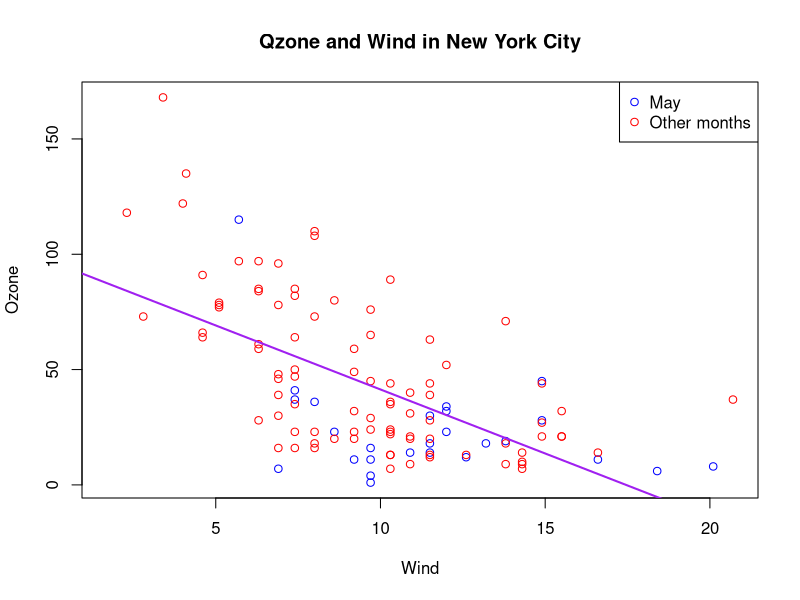
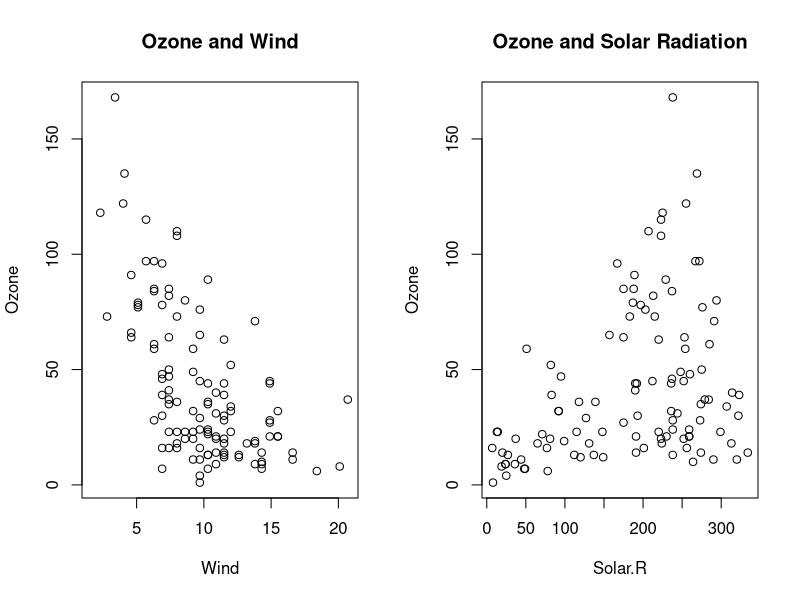
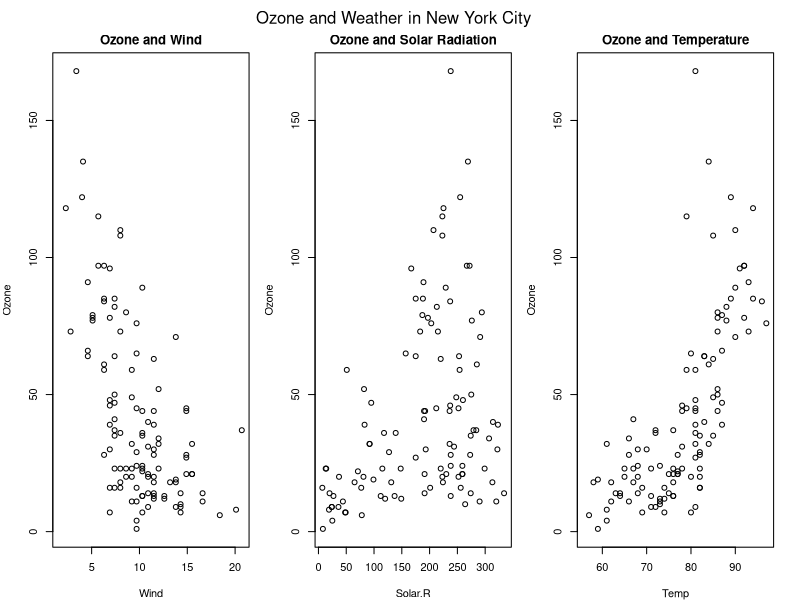

Recreate these plots in R, in order.
## ------------------------ Using base plotting package to plot the airquality data ---------------------------- ## 
## for month of may against all other months 

## Creating a plot, but plotting no points on the plot
with(airquality, plot(Wind, Ozone, main = "Qzone and Wind in New York City",type = "n"))

## Plotting data from month of may in blue 
with(subset(airquality, Month==5), points(Wind, Ozone, col = "blue"))

## Plotting data or all other months other than may in red
with(subset(airquality, Month!=5), points(Wind, Ozone, col = "red"))

## Adding legend to the graph to communicate the information in the graph
legend("topright", pch = 1, col = c("blue","red"), legend = c("May","Other months"))

## ------------------------------ Adding linear regression line to the plot ------------------------------------ ##
## Creating the model
model = lm(Ozone~Wind, airquality)

## Adding the line 
abline(model,lwd = 2, col = "purple")

## ----------------------------------------- Multiple base plot ------------------------------------------------ ##
par(mfrow = c(1,2))
with(airquality,{
  plot(Wind, Ozone, main = "Ozone and Wind")
  plot(Solar.R, Ozone, main = "Ozone and Solar Radiation")
})

par(mfrow = c(1,3), mar = c(4,4,2,1), oma = c(0,0,2,1))
with(airquality,{
  plot(Wind, Ozone, main = "Ozone and Wind")
  plot(Solar.R, Ozone, main = "Ozone and Solar Radiation")
  plot(Temp, Ozone, main = "Ozone and Temperature")
  mtext("Ozone and Weather in New York City", outer = T)
})

## The par() function is used to specify global graphics parameters that affect all plots in an R session. 
## Use dev.off or plot.new to reset to the defaults.
